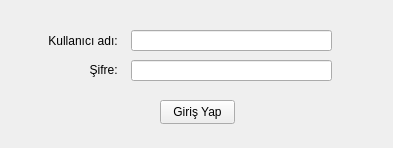
<?xml version="1.0" encoding="UTF-8"?>
<ui version="4.0">
 <class>window_login</class>
 <widget class="QWidget" name="window_login">
  <property name="windowModality">
   <enum>Qt::WindowModal</enum>
  </property>
  <property name="geometry">
   <rect>
    <x>0</x>
    <y>0</y>
    <width>393</width>
    <height>148</height>
   </rect>
  </property>
  <property name="windowTitle">
   <string>İTÜ Kepler'e Giriş Yap</string>
  </property>
  <property name="windowIcon">
   <iconset>
    <normaloff>login.ico</normaloff>login.ico</iconset>
  </property>
  <property name="autoFillBackground">
   <bool>false</bool>
  </property>
  <widget class="QLineEdit" name="input_username">
   <property name="geometry">
    <rect>
     <x>131</x>
     <y>30</y>
     <width>201</width>
     <height>21</height>
    </rect>
   </property>
  </widget>
  <widget class="QLineEdit" name="input_password">
   <property name="geometry">
    <rect>
     <x>131</x>
     <y>60</y>
     <width>201</width>
     <height>21</height>
    </rect>
   </property>
   <property name="echoMode">
    <enum>QLineEdit::Password</enum>
   </property>
  </widget>
  <widget class="QPushButton" name="button_login">
   <property name="geometry">
    <rect>
     <x>160</x>
     <y>100</y>
     <width>75</width>
     <height>24</height>
    </rect>
   </property>
   <property name="text">
    <string>Giriş Yap</string>
   </property>
  </widget>
  <widget class="QLabel" name="label_username">
   <property name="geometry">
    <rect>
     <x>30</x>
     <y>31</y>
     <width>91</width>
     <height>20</height>
    </rect>
   </property>
   <property name="text">
    <string>Kullanıcı adı: </string>
   </property>
   <property name="alignment">
    <set>Qt::AlignRight|Qt::AlignTrailing|Qt::AlignVCenter</set>
   </property>
  </widget>
  <widget class="QLabel" name="label_password">
   <property name="geometry">
    <rect>
     <x>60</x>
     <y>60</y>
     <width>61</width>
     <height>20</height>
    </rect>
   </property>
   <property name="text">
    <string>Şifre: </string>
   </property>
   <property name="alignment">
    <set>Qt::AlignRight|Qt::AlignTrailing|Qt::AlignVCenter</set>
   </property>
  </widget>
 </widget>
 <resources/>
 <connections/>
</ui>
